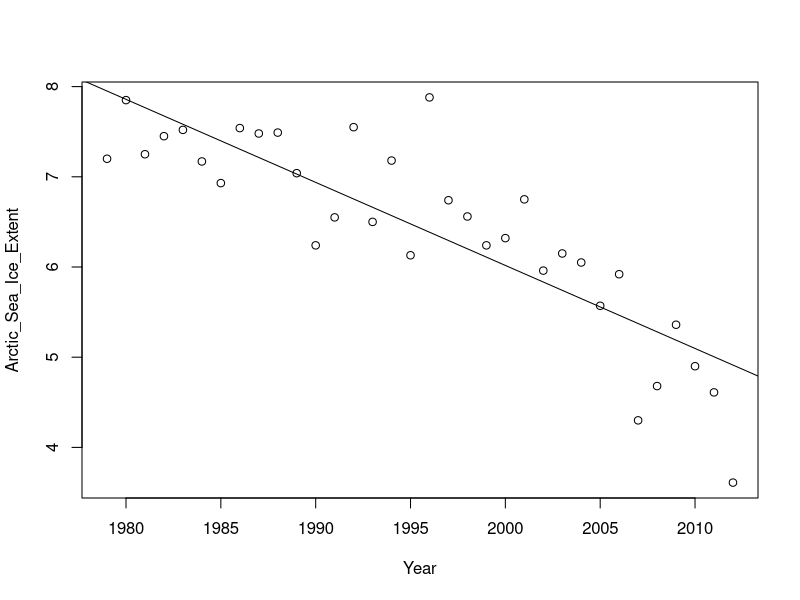

Source code (R): (Note: this script raises an error after producing the figure.)
sea_ice <- read.table("sea_ice_data.txt",header=T)
res1= lm(Arctic_Sea_Ice_Extent~Year,data=sea_ice)
plot(sea_ice)
abline(res1)
plot(sea_ice[1:34,1],studres(res1),ylab='Studentized Residuals',xlab="Year")
resNL= lm(Arctic_Sea_Ice_Extent~Year+I(Year^2),data=sea_ice)
vec= seq(sea_ice[1,1],sea_ice[34,1],by=0.1)
lines(vec,resNL$coefficients[1]+resNL$coefficients[2]*vec+resNL$coefficients[3]*vec^2)
anova(res1,resNL)
resNNL = nls(Arctic_Sea_Ice_Extent~a+b*Year+c*exp(d*log(Year)),data=sea_ice,start(a=resNL$coefficients[1],b=resNL$coefficients[2],c=resNL$coefficients[3],d=2));